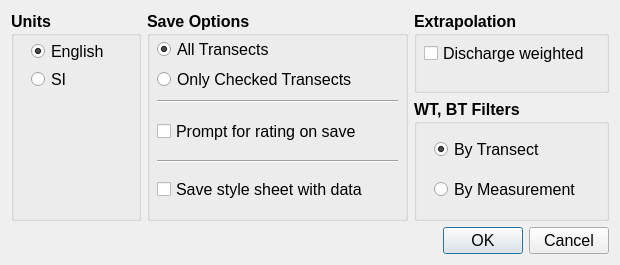
<?xml version="1.0" encoding="UTF-8"?>
<ui version="4.0">
 <class>Options</class>
 <widget class="QDialog" name="Options">
  <property name="geometry">
   <rect>
    <x>0</x>
    <y>0</y>
    <width>620</width>
    <height>265</height>
   </rect>
  </property>
  <property name="windowTitle">
   <string>Dialog</string>
  </property>
  <layout class="QGridLayout" name="gridLayout">
   <item row="0" column="0">
    <layout class="QHBoxLayout" name="horizontalLayout" stretch="2,4,3">
     <item>
      <widget class="QGroupBox" name="gb_units">
       <property name="font">
        <font>
         <pointsize>12</pointsize>
         <weight>75</weight>
         <bold>true</bold>
        </font>
       </property>
       <property name="title">
        <string>Units</string>
       </property>
       <widget class="QRadioButton" name="rb_english">
        <property name="geometry">
         <rect>
          <x>20</x>
          <y>30</y>
          <width>82</width>
          <height>21</height>
         </rect>
        </property>
        <property name="font">
         <font>
          <pointsize>12</pointsize>
          <weight>50</weight>
          <bold>false</bold>
         </font>
        </property>
        <property name="text">
         <string>English</string>
        </property>
        <property name="checked">
         <bool>true</bool>
        </property>
       </widget>
       <widget class="QRadioButton" name="rb_si">
        <property name="geometry">
         <rect>
          <x>20</x>
          <y>60</y>
          <width>82</width>
          <height>17</height>
         </rect>
        </property>
        <property name="font">
         <font>
          <weight>50</weight>
          <bold>false</bold>
         </font>
        </property>
        <property name="text">
         <string>SI</string>
        </property>
       </widget>
      </widget>
     </item>
     <item>
      <widget class="QGroupBox" name="gb_save_options">
       <property name="font">
        <font>
         <pointsize>12</pointsize>
         <weight>75</weight>
         <bold>true</bold>
        </font>
       </property>
       <property name="title">
        <string>Save Options</string>
       </property>
       <widget class="QRadioButton" name="rb_All">
        <property name="geometry">
         <rect>
          <x>10</x>
          <y>30</y>
          <width>161</width>
          <height>17</height>
         </rect>
        </property>
        <property name="font">
         <font>
          <weight>50</weight>
          <bold>false</bold>
         </font>
        </property>
        <property name="text">
         <string>All Transects</string>
        </property>
        <property name="checked">
         <bool>true</bool>
        </property>
       </widget>
       <widget class="QRadioButton" name="rb_checked">
        <property name="geometry">
         <rect>
          <x>10</x>
          <y>60</y>
          <width>201</width>
          <height>17</height>
         </rect>
        </property>
        <property name="font">
         <font>
          <weight>50</weight>
          <bold>false</bold>
         </font>
        </property>
        <property name="text">
         <string>Only Checked Transects</string>
        </property>
       </widget>
       <widget class="QCheckBox" name="cb_rating">
        <property name="geometry">
         <rect>
          <x>10</x>
          <y>110</y>
          <width>211</width>
          <height>20</height>
         </rect>
        </property>
        <property name="font">
         <font>
          <weight>50</weight>
          <bold>false</bold>
         </font>
        </property>
        <property name="text">
         <string>Prompt for rating on save</string>
        </property>
       </widget>
       <widget class="Line" name="line">
        <property name="geometry">
         <rect>
          <x>10</x>
          <y>80</y>
          <width>241</width>
          <height>20</height>
         </rect>
        </property>
        <property name="orientation">
         <enum>Qt::Horizontal</enum>
        </property>
       </widget>
       <widget class="Line" name="line_2">
        <property name="geometry">
         <rect>
          <x>10</x>
          <y>140</y>
          <width>241</width>
          <height>20</height>
         </rect>
        </property>
        <property name="orientation">
         <enum>Qt::Horizontal</enum>
        </property>
       </widget>
       <widget class="QCheckBox" name="cb_stylesheet">
        <property name="geometry">
         <rect>
          <x>10</x>
          <y>170</y>
          <width>221</width>
          <height>17</height>
         </rect>
        </property>
        <property name="font">
         <font>
          <weight>50</weight>
          <bold>false</bold>
         </font>
        </property>
        <property name="text">
         <string>Save style sheet with data</string>
        </property>
       </widget>
      </widget>
     </item>
     <item>
      <layout class="QVBoxLayout" name="verticalLayout" stretch="2,3">
       <item>
        <widget class="QGroupBox" name="QGroupBox">
         <property name="font">
          <font>
           <pointsize>12</pointsize>
           <weight>75</weight>
           <bold>true</bold>
          </font>
         </property>
         <property name="title">
          <string>Extrapolation</string>
         </property>
         <widget class="QCheckBox" name="cb_weighted_extrap">
          <property name="geometry">
           <rect>
            <x>10</x>
            <y>30</y>
            <width>162</width>
            <height>24</height>
           </rect>
          </property>
          <property name="font">
           <font>
            <weight>50</weight>
            <bold>false</bold>
           </font>
          </property>
          <property name="text">
           <string>Discharge weighted</string>
          </property>
         </widget>
        </widget>
       </item>
       <item>
        <widget class="QGroupBox" name="gb_filters">
         <property name="font">
          <font>
           <pointsize>12</pointsize>
           <weight>75</weight>
           <bold>true</bold>
          </font>
         </property>
         <property name="title">
          <string>WT, BT Filters</string>
         </property>
         <widget class="QRadioButton" name="rb_filter_transect">
          <property name="geometry">
           <rect>
            <x>20</x>
            <y>40</y>
            <width>151</width>
            <height>20</height>
           </rect>
          </property>
          <property name="font">
           <font>
            <weight>50</weight>
            <bold>false</bold>
           </font>
          </property>
          <property name="text">
           <string>By Transect</string>
          </property>
          <property name="checked">
           <bool>true</bool>
          </property>
         </widget>
         <widget class="QRadioButton" name="rb_filter_meas">
          <property name="geometry">
           <rect>
            <x>20</x>
            <y>80</y>
            <width>151</width>
            <height>20</height>
           </rect>
          </property>
          <property name="font">
           <font>
            <weight>50</weight>
            <bold>false</bold>
           </font>
          </property>
          <property name="text">
           <string>By Measurement</string>
          </property>
         </widget>
        </widget>
       </item>
      </layout>
     </item>
    </layout>
   </item>
   <item row="1" column="0">
    <widget class="QDialogButtonBox" name="buttonBox">
     <property name="font">
      <font>
       <pointsize>12</pointsize>
      </font>
     </property>
     <property name="orientation">
      <enum>Qt::Horizontal</enum>
     </property>
     <property name="standardButtons">
      <set>QDialogButtonBox::Cancel|QDialogButtonBox::Ok</set>
     </property>
    </widget>
   </item>
  </layout>
 </widget>
 <resources/>
 <connections>
  <connection>
   <sender>buttonBox</sender>
   <signal>accepted()</signal>
   <receiver>Options</receiver>
   <slot>accept()</slot>
   <hints>
    <hint type="sourcelabel">
     <x>248</x>
     <y>254</y>
    </hint>
    <hint type="destinationlabel">
     <x>157</x>
     <y>274</y>
    </hint>
   </hints>
  </connection>
  <connection>
   <sender>buttonBox</sender>
   <signal>rejected()</signal>
   <receiver>Options</receiver>
   <slot>reject()</slot>
   <hints>
    <hint type="sourcelabel">
     <x>316</x>
     <y>260</y>
    </hint>
    <hint type="destinationlabel">
     <x>286</x>
     <y>274</y>
    </hint>
   </hints>
  </connection>
 </connections>
</ui>
